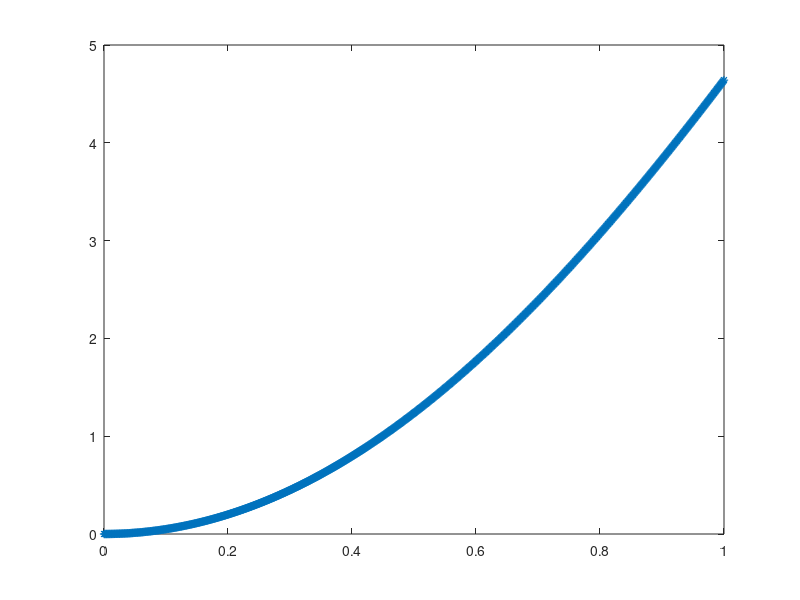

MATLAB code for this plot:
clear all
close all

f=@(y) [y(2);y(3);-0.5*y(1)*y(3)];
df=@(y) [0,1,0;0,0,1;-0.5*y(3),0,-0.5*y(1)];

tstar=1;
ts=1000;
k=tstar/ts;
t=linspace(0,tstar,ts+1);
y=NaN(3,ts+1);
y0=[0,0,10]';
y(:,1)=y0;

F=@(y,yn) y -yn-k*0.5*(f(y)+f(yn));
JF=@(y) eye(3) - k*05*df(y);
tol=k^2/100;

for n=1:ts
    yn=y(:,n);
    yn1=y(:,n);  %guess iniziale
    res=-JF(yn1)\F(yn1,yn);
    
    while (norm(res,inf)>tol)
        yn1=yn1+res;
          res=-JF(yn1)\F(yn1,yn);
    end
    yn1=yn1+res;
   y(:,n+1)=yn1;
   
end

plot(t,y(1,:),'*')
disp('valore desiderato')
y(2,end)

%% uso bisezione per trovare -il valore da dare a y''(0) affinchè y'(1)=11;
a=10;
b=14;
tol=1e-5;


y=NaN(3,ts+1);
y0=[0,0,a]';
y(:,1)=y0;

for n=1:ts
    yn=y(:,n);
    yn1=y(:,n);  %guess iniziale
    res=-JF(yn1)\F(yn1,yn);
    
    while (norm(res,inf)>tol)
        yn1=yn1+res;
        res=-JF(yn1)\F(yn1,yn);
    end
    yn1=yn1+res;
    y(:,n+1)=yn1;
    
end
ya=y(2,end)-11; %% trovo il secondo estremo


y=NaN(3,ts+1);
y0=[0,0,b]';
y(:,1)=y0;
for n=1:ts
    yn=y(:,n);
    yn1=y(:,n);  %guess iniziale
    res=-JF(yn1)\F(yn1,yn);
    
    while (norm(res,inf)>tol)
        yn1=yn1+res;
        res=-JF(yn1)\F(yn1,yn);
    end
    yn1=yn1+res;
    y(:,n+1)=yn1;
    
end
yb=y(2,end)-11;


while (abs(a-b)>tol)
    
    xm=(a+b)/2;
    
    y=NaN(3,ts+1);
    y0=[0,0,xm]';
    y(:,1)=y0;    
    for n=1:ts
        yn=y(:,n);
        yn1=y(:,n);  %guess iniziale
        res=-JF(yn1)\F(yn1,yn);
        
        while (norm(res,inf)>tol)
            yn1=yn1+res;
            res=-JF(yn1)\F(yn1,yn);
        end
        yn1=yn1+res;
        y(:,n+1)=yn1;
        
    end
    ym=y(2,end)-11; %f(xn)
    
    if sign(ya)*sign(ym)<=0
        b=xm;
        yb=ym;
    else
        a=xm;
        ya=ym;
    end
    
end
disp('Il valore da dare a y''(0) è:')
xm
